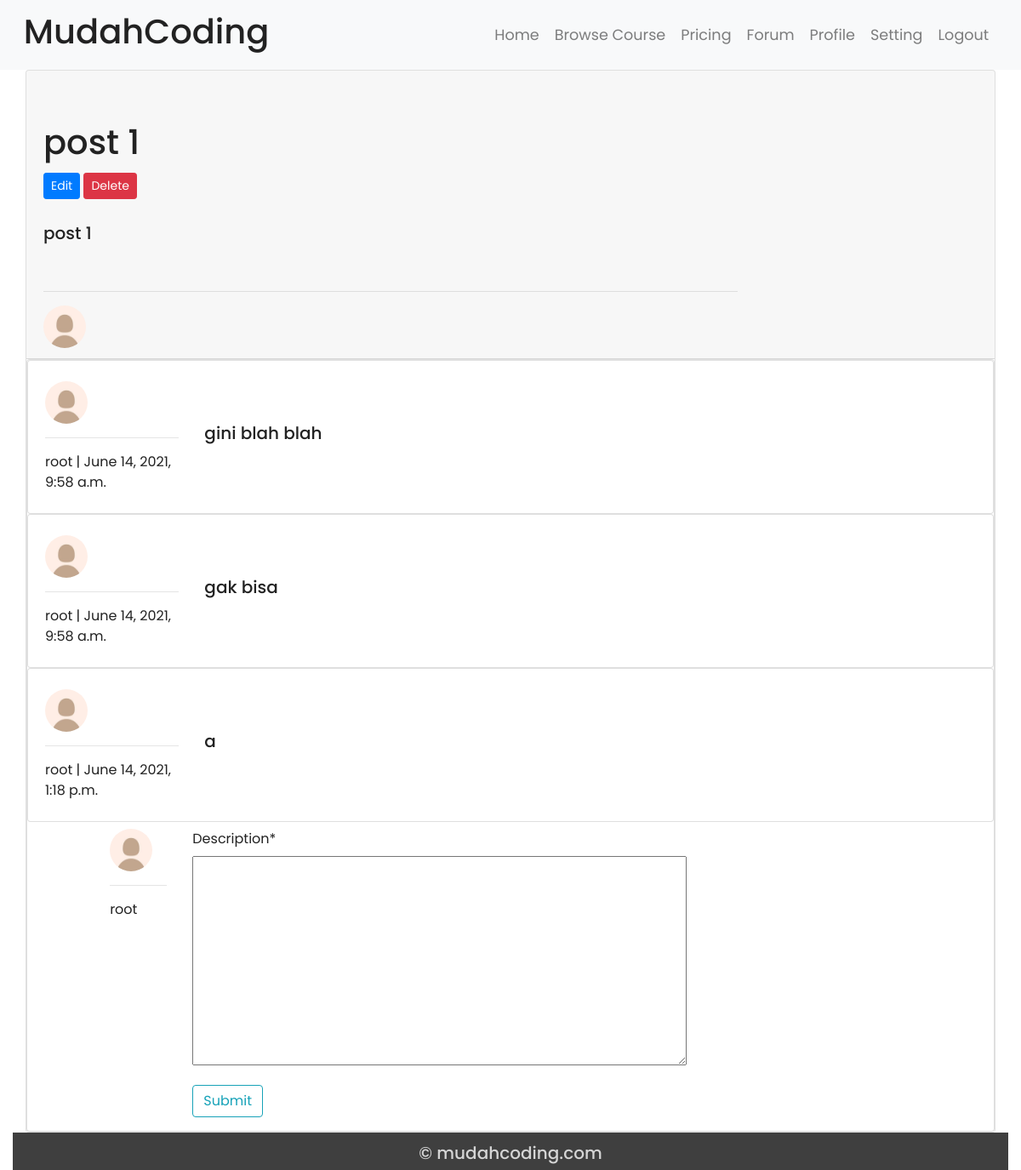
The app's page /forum/post/1/ (signed in) with its own data.
### Forum/models.py (models this page shows, shortened)
class Post(models.Model):
    author = models.ForeignKey(User, on_delete=models.SET_NULL, null=True)
    topic = models.ForeignKey(Topic, on_delete=models.SET_NULL, null=True)
    time_created = models.DateTimeField(default=timezone.now)
    title = models.CharField(max_length=50, default='untitled')
    description = models.TextField()
    def __str__(self):
        return self.title

class PostReply(models.Model):
    author = models.ForeignKey(User, on_delete=models.SET_NULL, null=True)
    post = models.ForeignKey(Post, on_delete=models.SET_NULL, null=True)
    time_created = models.DateTimeField(default=timezone.now)
    description = models.TextField()

### users/models.py (models this page shows, shortened)
class Profile(models.Model):
    user            = models.OneToOneField(User, on_delete=models.CASCADE)
    name            = models.CharField(max_length=255,blank=True)
    handphone       = models.CharField(max_length=15,null=True,blank=True)
    description     = models.TextField(null=True,blank=True)
    image           = models.ImageField(default='default.jpg', upload_to='profile_pics')
    time_created    = models.DateTimeField(auto_now_add=True)
    email           = models.EmailField(null=True,blank=True)
    linkedin        = models.CharField(max_length=255,null=True,blank=True)
    twitter         = models.CharField(max_length=255,null=True,blank=True)
    instagram       = models.CharField(max_length=255,null=True,blank=True)
    facebook        = models.CharField(max_length=255,null=True,blank=True)
    date_premium    = models.DateField(auto_now_add=True, null=True)

### Forum/views.py (the view, shortened to what this page needs)
# urls.py: path('post/<int:pk>/', PostDetailView.as_view(), name='post-detail'),
class PostDetailView(LoginRequiredMixin, FormMixin, DetailView):
    model = Post
    form_class = CreatePostReplyForm
    def get_context_data(self, **kwargs):
        context = super(PostDetailView, self).get_context_data(**kwargs)
        context['comments'] = PostReply.objects.filter(post=self.kwargs.get('pk'))
        context['form'] = CreatePostReplyForm(initial={'post': self.object, 'author': self.request.user})
        return context

### Forum/forms.py
class CreatePostReplyForm(forms.ModelForm):
    class Meta:
        model = PostReply
        fields = [
            'description', 'author', 'post'
        ]

### Forum/templates/Forum/post_detail.html (shortened to what this page needs)
{% extends "base.html" %}
{% load crispy_forms_tags %}
{% block content %}
<div class='container-fluid'>
<div class="card" style="width: 100%;">
    <div class="card-header">
        <div class="row">
            <div class="col-9  mt-5">
                    <h1 id="header">{{ object.title }}</h1>
            </div>
        </div>
        <div class="row">
            {% if object.author == user %}
                <div class="col-9 ">
                    <a class="btn btn-primary btn-sm mt-1 mb-1" href="{% url 'post-update' object.id %}">Edit</a>
                    <a class="btn btn-danger btn-sm mt-1 mb-1" href="{% url 'post-delete' object.id %}">Delete</a>
                </div>
            {% endif %}
        </div>
        <div class="row mt-4">
            <div class="col-9 align-self-center">
                <h5>{{ object.description }}<h5>
            </div>
            <div class="col-9">
                <hr class="mt-5">
            </div>
            <div class="col-9  ">
                <a href="{% url 'profile' %}">
                    <img class="rounded-circle account-img thumbpic" src="{{ object.author.profile.image.url }}" height="50">
                </a>
            </div>
        </div>
    </div>
    <div class="card">
        {% for comment in comments %}
        <div class="card">
            <div class="card-body">
            <div class="row mt-1 mb-1">
                <div class="col-2  ">
                    <a href="{% url 'profile' %}">
                        <img class="rounded-circle account-img thumbpic" src="{{ comment.author.profile.image.url }}" height="50">
                    </a>
                    <hr>
                    <a> {{ comment.author }} | {{ comment.time_created }}</a>
                </div>
                <div class="col-3 align-self-center">
                    <h5>{{ comment.description }}<h5>
                </div>
            </div>
            </div>
        </div>
        {% endfor %}
        <div class="row mt-2">
            <div class="col-1 offset-1 ">
                <img class="rounded-circle account-img thumbpic" src="{{ user.profile.image.url }}" height="50">
                <hr>
                <a> {{ user.profile.name }} </a>
            </div>
            <div class="col-1">
                <form method="POST">
                    <fieldset class="form-group">
                        {{ form|crispy }}
                    </fieldset>
                    <div class="form-group">
                        <button class="btn btn-outline-info" type="submit">Submit</button>
                    </div>
                </form>
            </div>
        </div>
    </div>
</div>
</div>
{% endblock content %}

### mudah_coding/static/css/base.css (style rules this page uses)
html, body { height: 100%; width: 100%; font-family: 'Poppins', sans-serif; color: #222; }

### records on screen
Post: title "post 1", description "post 1", author.profile.image (placeholder picture)
PostReply: author.profile.image (placeholder picture), author "root", time_created "June 14, 2021, 9:58 a.m.", description "gini blah blah"
PostReply: author.profile.image (placeholder picture), author "root", time_created "June 14, 2021, 9:58 a.m.", description "gak bisa"
PostReply: author.profile.image (placeholder picture), author "root", time_created "June 14, 2021, 1:18 p.m.", description "a"

### other values on screen
{{ user.profile.name }} "root"
